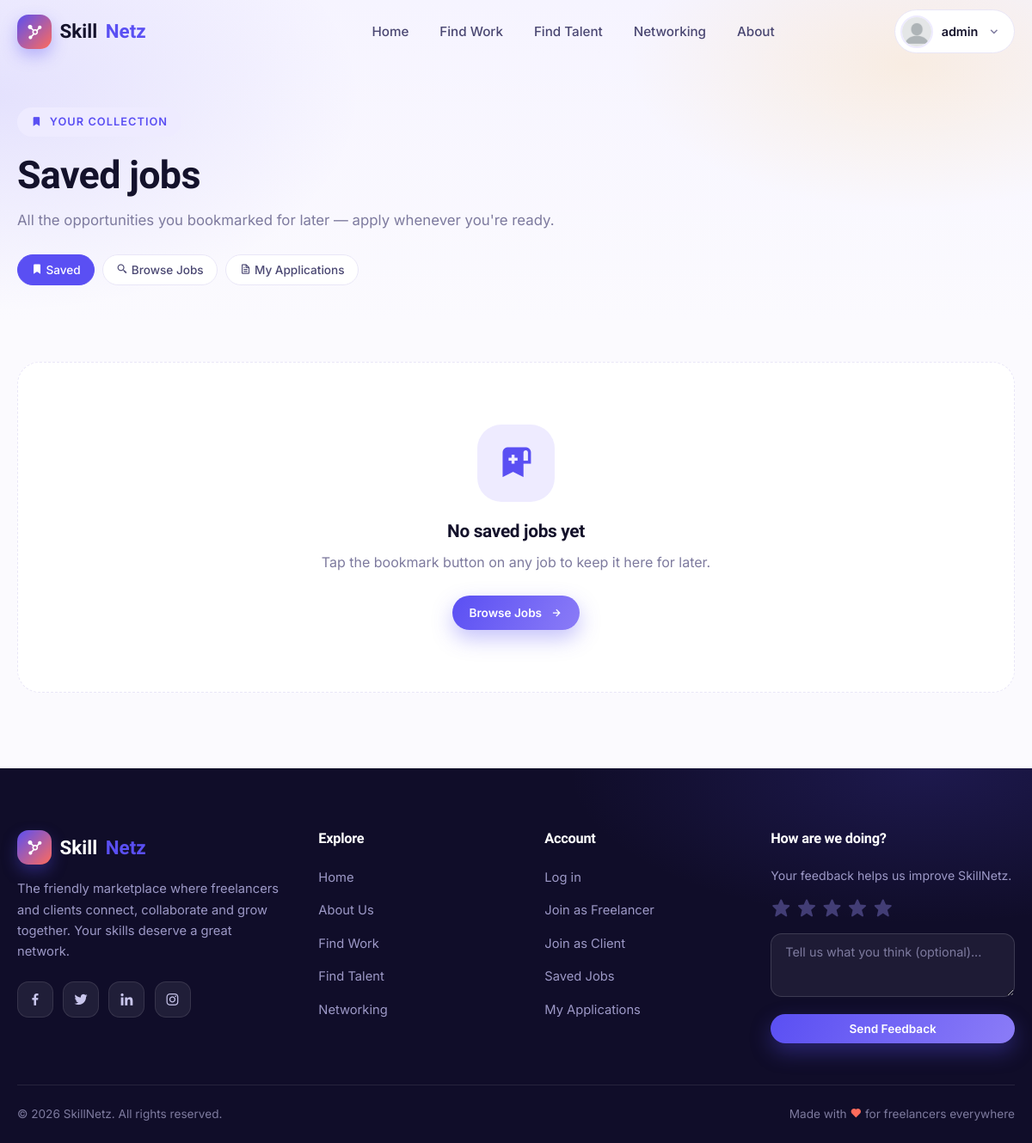
The page /jobs/saved/ (signed in) on the database its author committed.
### skillnetz/models.py (models this page shows, shortened)
class CustomUser(AbstractUser):
    ROLE_CHOICES = (
    ("freelancer", "Freelancer"),
    ("client", "Client"),
    ("admin","Admin"))
    role = models.CharField(max_length=20,choices=ROLE_CHOICES,default="admin")
    linkedin_id = models.CharField(null=True,blank=True,max_length=20)
    paypal_id = models.CharField(null=True,blank=True,max_length=50)
    dp_img = models.ImageField(upload_to="img",blank=True,null=True,default="img/dp.jpg")
    skill = models.ManyToManyField("Skills",blank=True)

### skillnetz/views.py (the view)
# urls.py: path('jobs/saved/', views.saved_jobs, name='saved_jobs'),
@login_required
def saved_jobs(request):
    saved = SavedJob.objects.filter(user=request.user).select_related('job').order_by('-saved_on')
    return render(request, 'savedjobs.html', {'saved_jobs': saved})

### skillnetz/templates/savedjobs.html (shortened to what this page needs)
{% extends 'base.html' %}
{% load static %}
{% block content %}
<header class="page-hero" style="padding-bottom:2.6rem;">
  <div class="container">
    <span class="eyebrow reveal"><i class='bx bxs-bookmark'></i> Your Collection</span>
    <h1 class="reveal" style="--reveal-delay:.06s">Saved jobs</h1>
    <p class="reveal" style="--reveal-delay:.12s">All the opportunities you bookmarked for later — apply whenever you're ready.</p>
    <div class="reveal" style="--reveal-delay:.18s;display:flex;gap:.6rem;margin-top:1.6rem;flex-wrap:wrap;">
      <span class="chip" style="background:var(--primary);border-color:var(--primary);color:#fff;"><i class='bx bxs-bookmark'></i> Saved</span>
      <a href="{% url 'findwork' %}" class="chip"><i class='bx bx-search-alt-2'></i> Browse Jobs</a>
      <a href="{% url 'mywork' %}" class="chip"><i class='bx bx-file'></i> My Applications</a>
    </div>
  </div>
</header>
<section class="section" style="padding-top:3rem;">
  <div class="container">
    {% if saved_jobs %}
    <div class="card-grid">
      {% for saved in saved_jobs %}
      <article class="job-card reveal">
        {% if saved.job.job_image %}
        <a href="{% url 'job_detail' saved.job.id %}" class="jc-img"><img src="{{ saved.job.job_image.url }}" alt="{{ saved.job.job_title }}" loading="lazy"></a>
        {% endif %}
        <div class="jc-body">
          <h3><a href="{% url 'job_detail' saved.job.id %}">{{ saved.job.job_title }}</a></h3>
          <p class="jc-desc">{{ saved.job.description|truncatechars:120 }}</p>
          <div class="job-meta">
            <span class="meta-pill price"><i class='bx bx-rupee'></i> {{ saved.job.price }}</span>
            {% for s in saved.job.skill.all %}<span class="meta-pill skill">{{ s.name }}</span>{% endfor %}
          </div>
          <div class="jc-actions">
            <a href="{% url 'job_detail' saved.job.id %}" class="btn btn-primary btn-sm">View Details <i class='bx bx-right-arrow-alt'></i></a>
            <a href="{% url 'save_job' saved.job.id %}" class="save-btn saved"><i class='bx bxs-bookmark-minus'></i> Remove</a>
          </div>
        </div>
      </article>
      {% endfor %}
    </div>
    {% else %}
    <div class="empty-state reveal">
      <div class="es-icon"><i class='bx bxs-bookmark-alt-plus'></i></div>
      <h3>No saved jobs yet</h3>
      <p>Tap the bookmark button on any job to keep it here for later.</p>
      <a href="{% url 'findwork' %}" class="btn btn-primary btn-sm">Browse Jobs <i class='bx bx-right-arrow-alt'></i></a>
    </div>
    {% endif %}
  </div>
</section>
{% endblock %}

### skillnetz/templates/base.html (shortened to what this page needs)
<!DOCTYPE html>
<html lang="en">
{% load static %}
<head>
  <link href='https://unpkg.com/boxicons@2.1.1/css/boxicons.min.css' rel='stylesheet'>
  <link rel="stylesheet" href="{% static 'css/skillnetz.css' %}">
</head>
<body>
  <nav class="navbar">
    <div class="container nav-inner">
      <a href="{% url 'home' %}" class="brand">
        <span class="brand-mark"><i class='bx bxs-network-chart'></i></span>
        Skill<em>Netz</em>
      </a>
      <ul class="nav-links">
        <li><a href="{% url 'home' %}" class="{% if request.path == '/' %}active{% endif %}">Home</a></li>
        <li><a href="{% url 'findwork' %}" class="{% if '/findwork' in request.path %}active{% endif %}">Find Work</a></li>
        <li><a href="{% url 'findtalent' %}" class="{% if '/findtalent' in request.path %}active{% endif %}">Find Talent</a></li>
        <li><a href="{% url 'mynetwork' %}">Networking</a></li>
        <li><a href="{% url 'about' %}" class="{% if '/aboutus' in request.path %}active{% endif %}">About</a></li>
      </ul>
      <div class="nav-actions">
        {% if user.is_authenticated %}
        <div class="nav-user">
          <button class="nav-user-btn" type="button">
            <img src="{{ user.dp_img.url }}" alt="{{ user.first_name }}">
            <span class="nav-user-name">{{ user.first_name }}</span>
            <i class='bx bx-chevron-down'></i>
          </button>
        </div>
        {% else %}
        <a href="{% url 'login' %}" class="btn btn-ghost btn-sm">Log in</a>
        <a href="{% url 'signup' %}" class="btn btn-primary btn-sm">Join <i class='bx bx-right-arrow-alt'></i></a>
        {% endif %}
      </div>
    </div>
  </nav>
  {% block content %}{% endblock %}
  <footer class="footer">
    <div class="container">
      <div class="footer-grid">
        <div class="footer-col footer-about">
          <a href="{% url 'home' %}" class="brand">
            <span class="brand-mark"><i class='bx bxs-network-chart'></i></span>
            Skill<em>Netz</em>
          </a>
          <p>The friendly marketplace where freelancers and clients connect, collaborate and grow together. Your skills deserve a great network.</p>
          <div class="footer-social">
            <a href="#" aria-label="Facebook"><i class='bx bxl-facebook'></i></a>
            <a href="#" aria-label="Twitter"><i class='bx bxl-twitter'></i></a>
            <a href="#" aria-label="LinkedIn"><i class='bx bxl-linkedin'></i></a>
            <a href="#" aria-label="Instagram"><i class='bx bxl-instagram'></i></a>
          </div>
        </div>
        <div class="footer-col">
          <h4>Explore</h4>
          <ul class="footer-links">
            <li><a href="{% url 'home' %}">Home</a></li>
            <li><a href="{% url 'about' %}">About Us</a></li>
            <li><a href="{% url 'findwork' %}">Find Work</a></li>
            <li><a href="{% url 'findtalent' %}">Find Talent</a></li>
            <li><a href="{% url 'mynetwork' %}">Networking</a></li>
          </ul>
        </div>
        <div class="footer-col">
          <h4>Account</h4>
          <ul class="footer-links">
            <li><a href="{% url 'login' %}">Log in</a></li>
            <li><a href="{% url 'signup' %}">Join as Freelancer</a></li>
            <li><a href="{% url 'signup' %}">Join as Client</a></li>
            <li><a href="{% url 'saved_jobs' %}">Saved Jobs</a></li>
            <li><a href="{% url 'mywork' %}">My Applications</a></li>
          </ul>
        </div>
        <div class="footer-col footer-feedback">
          <h4>How are we doing?</h4>
          <p style="font-size:0.88rem;color:#9d99c7;">Your feedback helps us improve SkillNetz.</p>
          <form action="{% url 'feedback_submit' %}" method="POST">
            <div class="stars">
              <i class='bx bxs-star'></i><i class='bx bxs-star'></i><i class='bx bxs-star'></i><i class='bx bxs-star'></i><i class='bx bxs-star'></i>
            </div>
            <textarea name="comment" placeholder="Tell us what you think (optional)..."></textarea>
            <button type="submit" class="btn btn-primary btn-sm btn-block">Send Feedback</button>
          </form>
        </div>
      </div>
      <div class="footer-bottom">
        <span>© 2026 SkillNetz. All rights reserved.</span>
        <span class="made-with">Made with <i class='bx bxs-heart'></i> for freelancers everywhere</span>
      </div>
    </div>
  </footer>
</body>
</html>

### rows shown on the page
CustomUser: dp_img (picture), first_name "admin"
